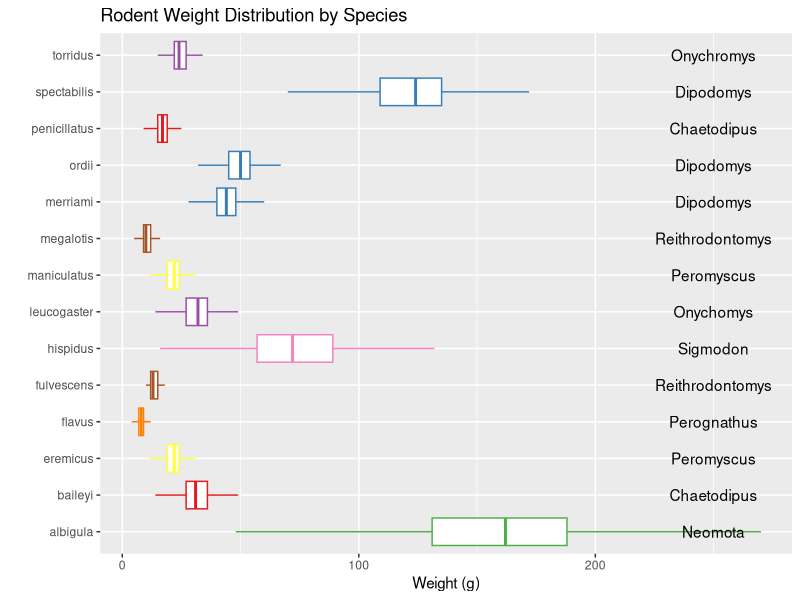

This chart was generated by the following R code:
## ---- chunk 1
#| label: setup-read-in-data
#| message: false
#| echo: false

library(tidyverse)
survey_data <- read_csv(here::here("labs", 
                                   "student",
                                   "data", 
                                   "surveys.csv")
                        )

teacher_evals <- read_csv(here::here("labs", 
                                     "student",
                                     "data",
                                     "teacher_evals.csv")
                          )

# From student's lab
teacher_evals_clean <- teacher_evals |>
  rename(sex = gender) |>
  select(course_id,
         teacher_id,
         question_no,
         no_participants,
         resp_share,
         SET_score_avg,
         percent_failed_cur,
         academic_degree,
         seniority,
         sex
         ) |>
  mutate(
    course_id = as.factor(course_id),
    teacher_id = as.factor(teacher_id),
    sex = as.factor(sex),
    academic_degree = as.factor(academic_degree),
    question_no = as.integer(question_no)
  ) |>
  filter(no_participants >= 10)

## ---- chunk 2
#| label: challenge-3-spicy

ggplot(data = survey_data,
       mapping = aes(x = weight, y = species)) + 
  geom_boxplot(aes(color = genus),
               outliers = FALSE) + 
  scale_colour_brewer(palette = "Set1") +
  annotate("text", y = 1:14, x = 250, label = c("Neomota",
                                                "Chaetodipus",
                                                "Peromyscus",
                                                "Perognathus",
                                                "Reithrodontomys",
                                                "Sigmodon",
                                                "Onychomys",
                                                "Peromyscus",
                                                "Reithrodontomys",
                                                "Dipodomys",
                                                "Dipodomys",
                                                "Chaetodipus",
                                                "Dipodomys",
                                                "Onychromys")) +
  theme(legend.position = "none") +
  labs(title = "Rodent Weight Distribution by Species",
       x = "Weight (g)",
       y = "")
## ---- chunk 3
teacher_evals_clean |>
  summarise(unique_teachers = n_distinct(teacher_id),
            unique_courses = n_distinct(course_id),
            unique_combinations = n_distinct(course_id,teacher_id))
## ---- chunk 4
teacher_evals_clean |>
  group_by(course_id, teacher_id) |>
  summarise(question_count = n_distinct(question_no), 
            .groups = "drop") |>
  filter(question_count == 9) |>
  count() |>
  rename(teacher_course = n)

## ---- chunk 5
teacher_evals_clean |>
  group_by(teacher_id) |>
  filter(question_no == 901) |>
  summarize(avg_q1_score = mean(SET_score_avg), 
            .groups = "drop") |>
  filter(avg_q1_score == min(avg_q1_score) |
            avg_q1_score == max(avg_q1_score))
